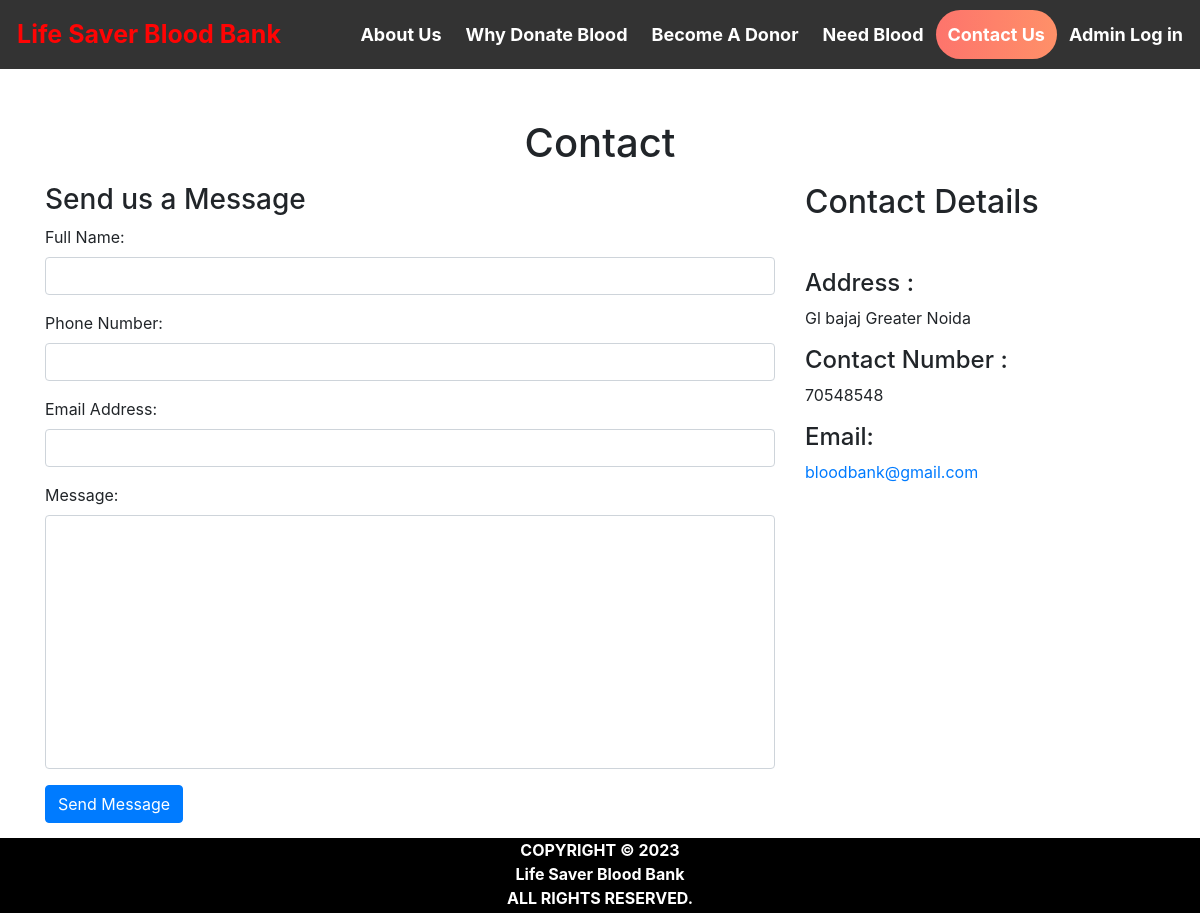
Page /contact_us.php on the committed database.
### tables this page shows
create table contact_info(
contact_id int auto_increment Not Null,
contact_address varchar(100) NOT NULL,
contact_mail varchar(50) NOT NULL,
contact_phone varchar(100) NOT NULL,
primary key(contact_id)
);

### contact_us.php (the view, shortened to what this page needs)
<html>
<head>
  <link rel="stylesheet" href="https://maxcdn.bootstrapcdn.com/bootstrap/4.5.2/css/bootstrap.min.css">
</head>
<body>
<?php $active ='contact';
include 'head.php'; ?>
<div id="page-container" style="margin-top:50px; position: relative;min-height: 84vh;">
  <div class="container">
  <div id="content-wrap" style="padding-bottom:50px;">
    <center><h1 class="mt-4 mb-3">Contact</h1></center>
    <div class="row">
      <div class="col-lg-8 mb-4">
        <h3>Send us a Message</h3>
        <form name="sentMessage"  method="post">
            <div class="control-group form-group">
                <div class="controls">
                    <label>Full Name:</label>
                    <input type="text" class="form-control" id="name" name="fullname" required>
                </div>
            </div>
            <div class="control-group form-group">
                <div class="controls">
                    <label>Phone Number:</label>
                    <input type="tel" class="form-control" id="phone" name="contactno"  required >
                </div>
            </div>
            <div class="control-group form-group">
                <div class="controls">
                    <label>Email Address:</label>
                    <input type="email" class="form-control" id="email" name="email" required>
                </div>
            </div>
            <div class="control-group form-group">
                <div class="controls">
                    <label>Message:</label>
                    <textarea rows="10" cols="100" class="form-control" id="message" name="message" required  maxlength="999" style="resize:none"></textarea>
                </div>
            </div>
            <button type="submit" name="send"  class="btn btn-primary">Send Message</button>
        </form>
    </div>
    <div class="col-lg-4 mb-4">
        <h2>Contact Details</h2>
        <?php
          include 'conn.php';
          $sql= "select * from contact_info";
          $result=mysqli_query($conn,$sql);
          if(mysqli_num_rows($result)>0)   {
              while($row = mysqli_fetch_assoc($result)) { ?>
        <br>
        <p>
            <h4>Address :</h4><?php echo $row['contact_address']; ?>
        </p>
        <p>
            <h4>Contact Number :</h4><?php echo $row['contact_phone']; ?>
        </p>
        <p>
          <h4>  Email: </h4><a href="#"><?php echo $row['contact_mail']; ?></a>
          </a></b><br><br><br>
        </p>
        <?php }
      } ?>
    </div>
</div>
</div>
</div>
<?php include 'footer.php' ?>
</div>
</body>
</html>

### rows in the picture
contact_info: contact_address "Gl bajaj Greater Noida", contact_phone "70548548", contact_mail "bloodbank@gmail.com"
